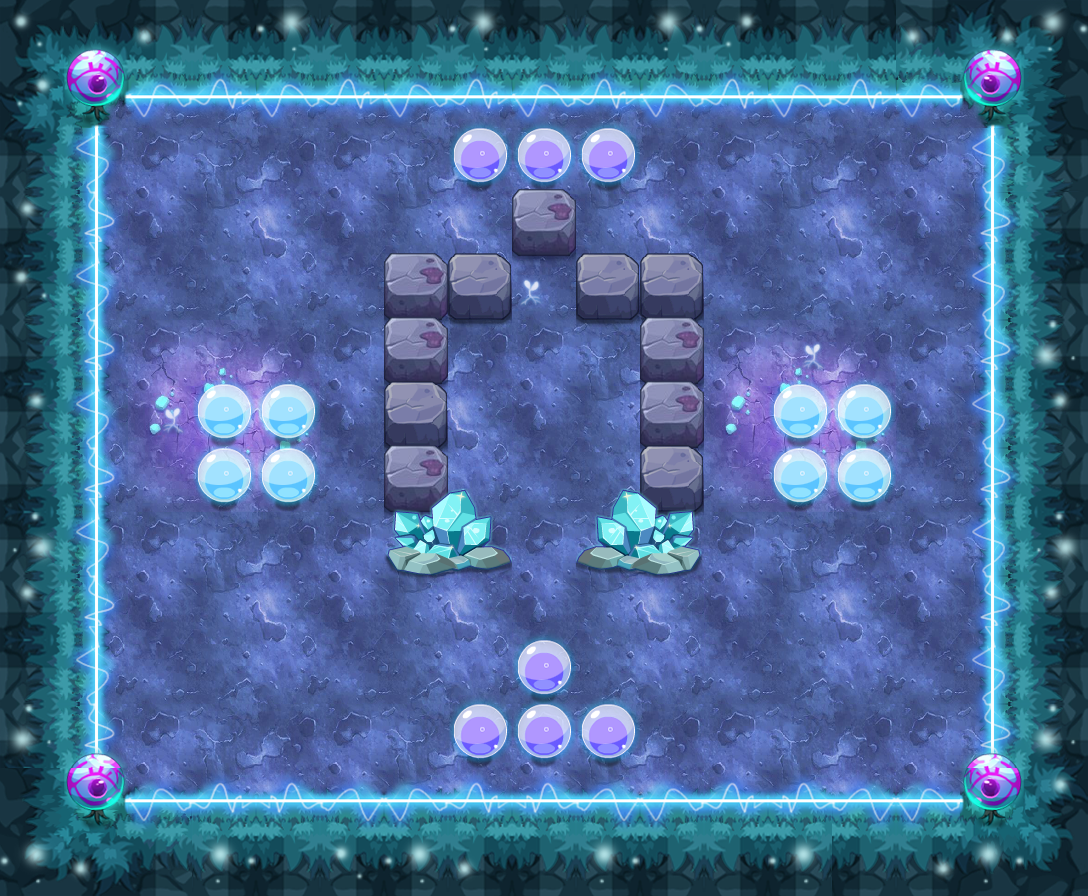

Below is a game level as drawn by its tile map, then a one-line description and the .tmx that defines it (tile-layer data replaced by summaries):
An orthogonal 17x14 tile map with 64x64 px tiles, 16 tile layers (PASS, 块层 2, 块层 15, 块层 13, ...) and 19 objects (10x TRAP, 4x zmwl3, 4x BOMB, PLAYER).

<map version="1.0" orientation="orthogonal" width="17" height="14" tilewidth="64" tileheight="64">
 <properties>
  <property name="DESTRY1" value="27" />
  <property name="DESTRY2" value="39" />
  <property name="DESTRY_COUNT" value="2" />
  <property name="EXP" value="1415" />
  <property name="ITEM" value="D056" />
  <property name="LOSE_SCRIPT" value="" />
  <property name="MONEY" value="2123" />
  <property name="START_SCRIPT" value="" />
  <property name="WIN_SCRIPT" value="" />
 </properties>
 <tileset firstgid="1" name="ysmg" tilewidth="64" tileheight="64">
  <image source="ysmg-hd.png" width="960" height="1070" />
 </tileset>
 <layer name="PASS" width="17" height="14">
  <data>[238 cells, 138 non-empty, 10 distinct tile ids]</data>
 </layer>
 <layer name="块层 2" width="17" height="14">
  <data>[238 cells, 238 non-empty, 26 distinct tile ids]</data>
 </layer>
 <layer name="块层 15" width="17" height="14">
  <data>[238 cells, 39 non-empty, 5 distinct tile ids]</data>
 </layer>
 <layer name="块层 13" width="17" height="14">
  <data>[238 cells, 52 non-empty, 6 distinct tile ids]</data>
 </layer>
 <layer name="块层 3" width="17" height="14">
  <data>[238 cells, 19 non-empty, 5 distinct tile ids]</data>
 </layer>
 <layer name="块层 6" width="17" height="14">
  <data>[238 cells, 30 non-empty, 6 distinct tile ids]</data>
 </layer>
 <layer name="SHELTER 11" width="17" height="14">
  <data>[238 cells, 2 non-empty, 1 distinct tile ids]</data>
 </layer>
 <layer name="SHELTER 10" width="17" height="14">
  <data>[238 cells, 3 non-empty, 1 distinct tile ids]</data>
 </layer>
 <layer name="SHELTER 9" width="17" height="14">
  <data>[238 cells, 1 non-empty, 1 distinct tile ids]</data>
 </layer>
 <layer name="SHELTER 7" width="17" height="14">
  <data>[238 cells, 4 non-empty, 2 distinct tile ids]</data>
 </layer>
 <layer name="SHELTER 6" width="17" height="14">
  <data>[238 cells, 6 non-empty, 3 distinct tile ids]</data>
 </layer>
 <layer name="SHELTER 5" width="17" height="14">
  <data>[238 cells, 6 non-empty, 3 distinct tile ids]</data>
 </layer>
 <layer name="SHELTER 4" width="17" height="14">
  <data>[238 cells, 2 non-empty, 1 distinct tile ids]</data>
 </layer>
 <layer name="SHELTER 3" width="17" height="14">
  <data>[238 cells, 4 non-empty, 2 distinct tile ids]</data>
 </layer>
 <layer name="SHELTER 2" width="17" height="14">
  <data>[238 cells, 1 non-empty, 1 distinct tile ids]</data>
 </layer>
 <layer name="SHELTER 1" width="17" height="14">
  <data>[238 cells, 3 non-empty, 1 distinct tile ids]</data>
 </layer>
 <objectgroup name="对象层 1" width="34" height="28">
  <object name="PLAYER" type="PLAYER" x="512" y="384" width="64" height="64" />
  <object name="zmwl3" x="192" y="640" width="64" height="64">
   <properties>
    <property name="lua_ai" value="monster_zmwl_ai" />
    <property name="quality" value="zmwl3.quality" />
   </properties>
  </object>
  <object name="senser1" type="TRAP" x="448" y="320" width="64" height="64">
   <properties>
    <property name="trap_floor" value="true" />
    <property name="trap_script" value="trap_onTNTSenser(&quot;tnt1&quot;);" />
    <property name="trap_start_mode" value="0" />
   </properties>
  </object>
  <object name="triger1" type="TRAP" x="448" y="320" width="64" height="64">
   <properties>
    <property name="trap_ani" value="tnt_triger.actor" />
    <property name="trap_floor" value="true" />
    <property name="trap_script" value="trap_onTNTBombTrap(&quot;triger1&quot;,&quot;tnt1&quot;);" />
    <property name="trap_start_mode" value="3" />
    <property name="trap_state" value="open" />
   </properties>
  </object>
  <object name="tnt1" type="BOMB" x="192" y="256" width="64" height="64">
   <properties>
    <property name="bomb_ani" value="tnt_bomb.bomb" />
    <property name="bomb_damage" value="9999" />
    <property name="bomb_power" value="1" />
   </properties>
  </object>
  <object name="senser2" type="TRAP" x="576" y="320" width="64" height="64">
   <properties>
    <property name="trap_floor" value="true" />
    <property name="trap_script" value="trap_onTNTSenser(&quot;tnt2&quot;);" />
    <property name="trap_start_mode" value="0" />
   </properties>
  </object>
  <object name="triger2" type="TRAP" x="576" y="320" width="64" height="64">
   <properties>
    <property name="trap_ani" value="tnt_triger.actor" />
    <property name="trap_floor" value="true" />
    <property name="trap_script" value="trap_onTNTBombTrap(&quot;triger2&quot;,&quot;tnt2&quot;);" />
    <property name="trap_start_mode" value="3" />
    <property name="trap_state" value="open" />
   </properties>
  </object>
  <object name="tnt2" type="BOMB" x="832" y="256" width="64" height="64">
   <properties>
    <property name="bomb_ani" value="tnt_bomb.bomb" />
    <property name="bomb_damage" value="9999" />
    <property name="bomb_power" value="1" />
   </properties>
  </object>
  <object name="senser3" type="TRAP" x="448" y="448" width="64" height="64">
   <properties>
    <property name="trap_floor" value="true" />
    <property name="trap_script" value="trap_onTNTSenser(&quot;tnt3&quot;);" />
    <property name="trap_start_mode" value="0" />
   </properties>
  </object>
  <object name="triger3" type="TRAP" x="448" y="448" width="64" height="64">
   <properties>
    <property name="trap_ani" value="tnt_triger.actor" />
    <property name="trap_floor" value="true" />
    <property name="trap_script" value="trap_onTNTBombTrap(&quot;triger3&quot;,&quot;tnt3&quot;);" />
    <property name="trap_start_mode" value="3" />
    <property name="trap_state" value="open" />
   </properties>
  </object>
  <object name="tnt3" type="BOMB" x="192" y="576" width="64" height="64">
   <properties>
    <property name="bomb_ani" value="tnt_bomb.bomb" />
    <property name="bomb_damage" value="9999" />
    <property name="bomb_power" value="1" />
   </properties>
  </object>
  <object name="triger4" type="TRAP" x="576" y="448" width="64" height="64">
   <properties>
    <property name="trap_ani" value="tnt_triger.actor" />
    <property name="trap_floor" value="true" />
    <property name="trap_script" value="trap_onTNTBombTrap(&quot;triger4&quot;,&quot;tnt4&quot;);" />
    <property name="trap_start_mode" value="3" />
    <property name="trap_state" value="open" />
   </properties>
  </object>
  <object name="senser4" type="TRAP" x="576" y="448" width="64" height="64">
   <properties>
    <property name="trap_floor" value="true" />
    <property name="trap_script" value="trap_onTNTSenser(&quot;tnt4&quot;);" />
    <property name="trap_start_mode" value="0" />
   </properties>
  </object>
  <object name="tnt4" type="BOMB" x="832" y="576" width="64" height="64">
   <properties>
    <property name="bomb_ani" value="tnt_bomb.bomb" />
    <property name="bomb_damage" value="9999" />
    <property name="bomb_power" value="1" />
   </properties>
  </object>
  <object name="block_control1" type="TRAP" x="512" y="256" width="64" height="64">
   <properties>
    <property name="trap_ani" value="switch.actor" />
    <property name="trap_floor" value="true" />
    <property name="trap_id" value="0" />
    <property name="trap_script" value="trap(&quot;block_control1&quot;):setOpened(false);trap(&quot;block1&quot;):setOpened(false)" />
    <property name="trap_sound_id" value="2" />
    <property name="trap_start_mode" value="0" />
    <property name="trap_state" value="open" />
   </properties>
  </object>
  <object name="block1" type="TRAP" x="512" y="512" width="64" height="64">
   <properties>
    <property name="trap_ani" value="blok1.actor" />
    <property name="trap_blok" value="true" />
    <property name="trap_id" value="0" />
   </properties>
  </object>
  </objectgroup>
</map>
<!-- 3 of 19 objects omitted -->
